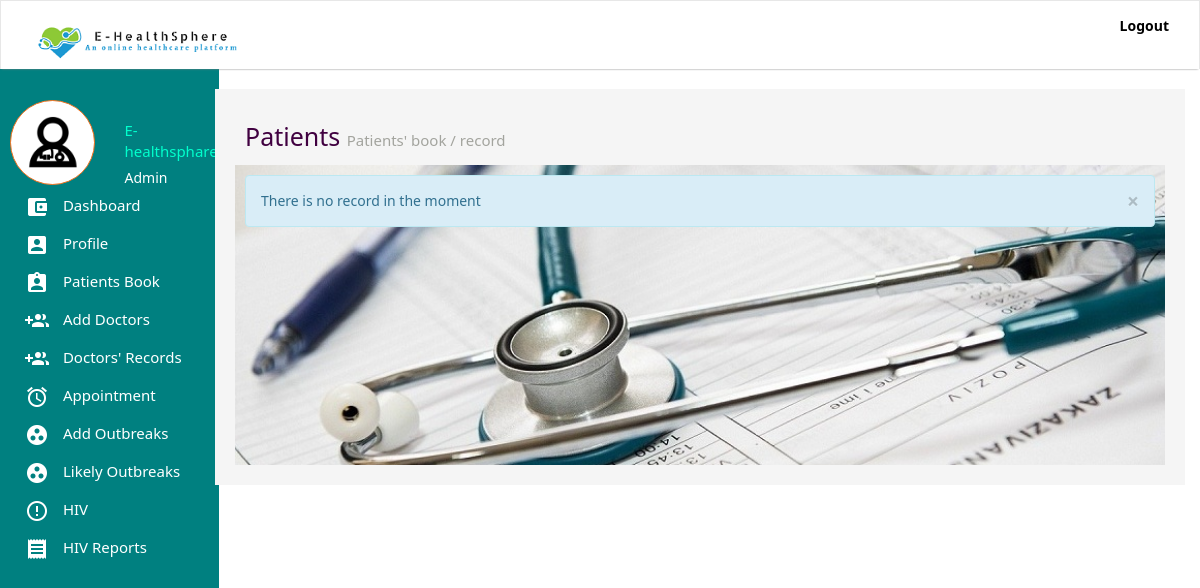
The app's page /patients.php (signed in), older data.
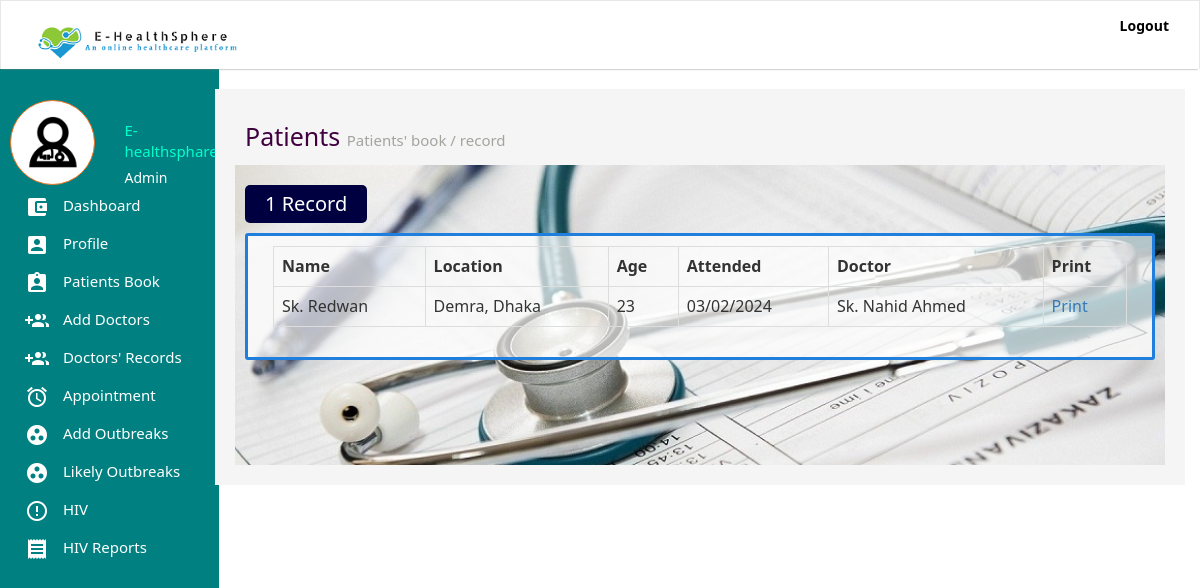
The same page, newer data.
### tables this page shows
CREATE TABLE `patients` (
  `id` int(11) NOT NULL,
  `name` varchar(255) NOT NULL,
  `location` varchar(255) NOT NULL,
  `age` varchar(255) NOT NULL,
  `gender` varchar(255) NOT NULL,
  `phone` varchar(255) NOT NULL,
  `dateOfBirth` varchar(255) NOT NULL,
  `cTime` varchar(255) NOT NULL,
  `diagnosis` text NOT NULL,
  `prescription` text NOT NULL,
  `token` varchar(255) NOT NULL,
  `doctor` varchar(255) NOT NULL,
  `number` varchar(255) DEFAULT NULL,
  `pcondition` varchar(255) DEFAULT NULL
);

CREATE TABLE `users` (
  `id` int(11) NOT NULL,
  `firstName` varchar(255) NOT NULL,
  `secondName` varchar(255) NOT NULL,
  `email` varchar(255) NOT NULL,
  `password` varchar(255) NOT NULL,
  `token` varchar(255) NOT NULL,
  `status` int(11) NOT NULL,
  `phone` varchar(255) NOT NULL,
  `profile` varchar(255) DEFAULT NULL,
  `gender` varchar(255) NOT NULL,
  `role` varchar(255) DEFAULT NULL
);

### classes/Db.class.php (called while the page is built, shortened)
<?php
class Db{
    public static function connect(){
        try{
            $db = new PDO("mysql:host=".Config::DB_HOST.";dbname=".Config::DB_NAME,Config::DB_USER, Config::DB_PASSWORD);
            $db->setAttribute(PDO::ATTR_ERRMODE, PDO::ERRMODE_EXCEPTION);
        } catch(Exception $e){
            self::returnedSQlError($e);
        }
        return $db;
    }
    public static function fetch($table, $columns,  $whereClause, $whereValue, $orderBy, $limit, $groupBy){
        if($limit == ""){
            $limit = "";
        } else {
            $limit = " LIMIT $limit ";
        }
        if($orderBy == ""){
            $orderBy = "";
        } else {
            $orderBy = " ORDER BY $orderBy ";
        }
        if($groupBy == ""){
            $groupBy = "";
        } else {
            $groupBy = "GROUP BY $groupBy";
        }
        $con = self::connect();
        if($columns == ""){
            $query = $con->prepare("SELECT * FROM $table WHERE $whereClause $groupBy $orderBy $limit");
            if($whereValue != ""){
                if(is_array($whereValue)){
                    $n = 0;
                    $countWhereValue = count($whereValue);
                    while($n < $countWhereValue){
                        $paramsCount = $n + 1;
                        $query->bindParam($paramsCount, $whereValue[$n]);
                        $n++;
                    }
                } else {
                    $query->bindParam(1, $whereValue);
                }
            } else {
                $query = $con->prepare("SELECT * FROM $table  $groupBy $orderBy  $limit");
            }
        } else {
            $sql = "SELECT ";
            if(is_array($columns)){
                $colsCount = count($columns);
                $start = 0;
                while($start < $colsCount){
                    $commas = $start + 1;
                    if($commas == $colsCount){
                        $sql .= $columns[$start]." ";
                    } else {
                        $sql .= $columns[$start].", ";
                    }
                    $start ++;
                }
            } else {
                $sql .= "$columns ";
            }
            if($whereValue != ""){
                $sql .= "FROM $table WHERE $whereClause $groupBy $orderBy $limit";
                $query = $con->prepare($sql);
                if(is_array($whereValue)){
                    $n = 0;
                    $countWhereValue = count($whereValue);
                    while($n < $countWhereValue){
                        $paramsCount = $n + 1;
                        $query->bindParam($paramsCount, $whereValue[$n]);
                        $n++;
                    }
                } else {
                    $query->bindParam(1, $whereValue);
                }
            } else {
                $sql .= "FROM $table $groupBy $orderBy $limit";
                $query = $con->prepare($sql);
            }
        }
        $query->execute();
        return $query;
    }
    public static function count($query){
        return $query->rowCount();
    }
    public static function assoc($query){
        return $query->fetch(PDO::FETCH_ASSOC);
    }
    public static function num($query){
        return $query->fetch(PDO::FETCH_NUM);
    }
}

### classes/User.class.php (called while the page is built, shortened)
<?php
class User{
    public static function get($token, $field)
{
        $query = Db::fetch("users", "$field", "token = ? ", $token, "", "", "");
        $data = Db::num($query);
        if (!empty($data)) {
                return $data[0];
        } else {
                return null;
        }
    }
}

### classes/Patient.class.php (the view, shortened to what the changed rows need)
<?php
class Patient{
    public static function get($token, $field){
        $query = Db::fetch("patients", "$field", "token = ? ", $token, "", "", "");
        if(Db::count($query)){
            $data = Db::num($query);
            return $data[0];
        }
    }
    public static function patientsBooks(){
        $query = Db::fetch("patients", "", "", "", "id DESC", "", "");
        if(Db::count($query)){
            if(Db::count($query) == 1){
                $countP = Db::count($query)." Record";
            } else {
                $countP = Db::count($query)." Records";
            }
            echo "<div class='badge-header'>$countP</div>";
            echo "<div class='form-holder'><table class='table table-bordered'>";
            echo "
                    <tr>
                        <td><strong>Name</strong></td>
                        <td><strong>Location</strong></td>
                        <td><strong>Age</strong></td>
                        <td><strong>Attended</strong></td>
                        <td><strong>Doctor</strong></td>
                        <td><strong>Print</strong></td>
                    <tr>
            ";
            while($data = Db::assoc($query)){
                $token = $data['token'];
                $name = self::get($token, "name");
                $location = self::get($token, "location");
                $age = self::get($token, "age");
                $time = self::get($token, "cTime");
                $date = strftime(date("d/m/Y", $time));
                $doctor = self::get($token, "doctor");
                $docName = User::get($doctor, "firstName")." ".User::get($doctor, "secondName");
                echo "
                    <tr>
                        <td>$name</td>
                        <td>$location</td>
                        <td>$age</td>
                        <td>$date</td>
                        <td>$docName</td>
                        <td><a href='print.php?patient=$token'>Print</a></td>
                    <tr>
            ";
            }
            echo "</table></div>";
        } else {
            Messages::info("There is no record in the moment");
        }
    }
}

### classes/Messages.class.php (shortened to what the changed rows need)
<?php
class Messages{
    public static function info($message){
        echo "<div class='alert alert-info'>$message <div class='close' data-dismiss='alert' >&times;</div></div>";
    }
}

Row changes from the older to the newer data that the page shows:
added patients: name "Sk. Redwan", location "Demra, Dhaka", age "23", date "03/02/2024", docName "Sk. Nahid Ahmed"
Text that changed along with them:
$countP: (not shown) → "1 Record"
$message: "There is no record in the moment" → (not shown)
text now shown: "Name Location Age Attended Doctor Print"
